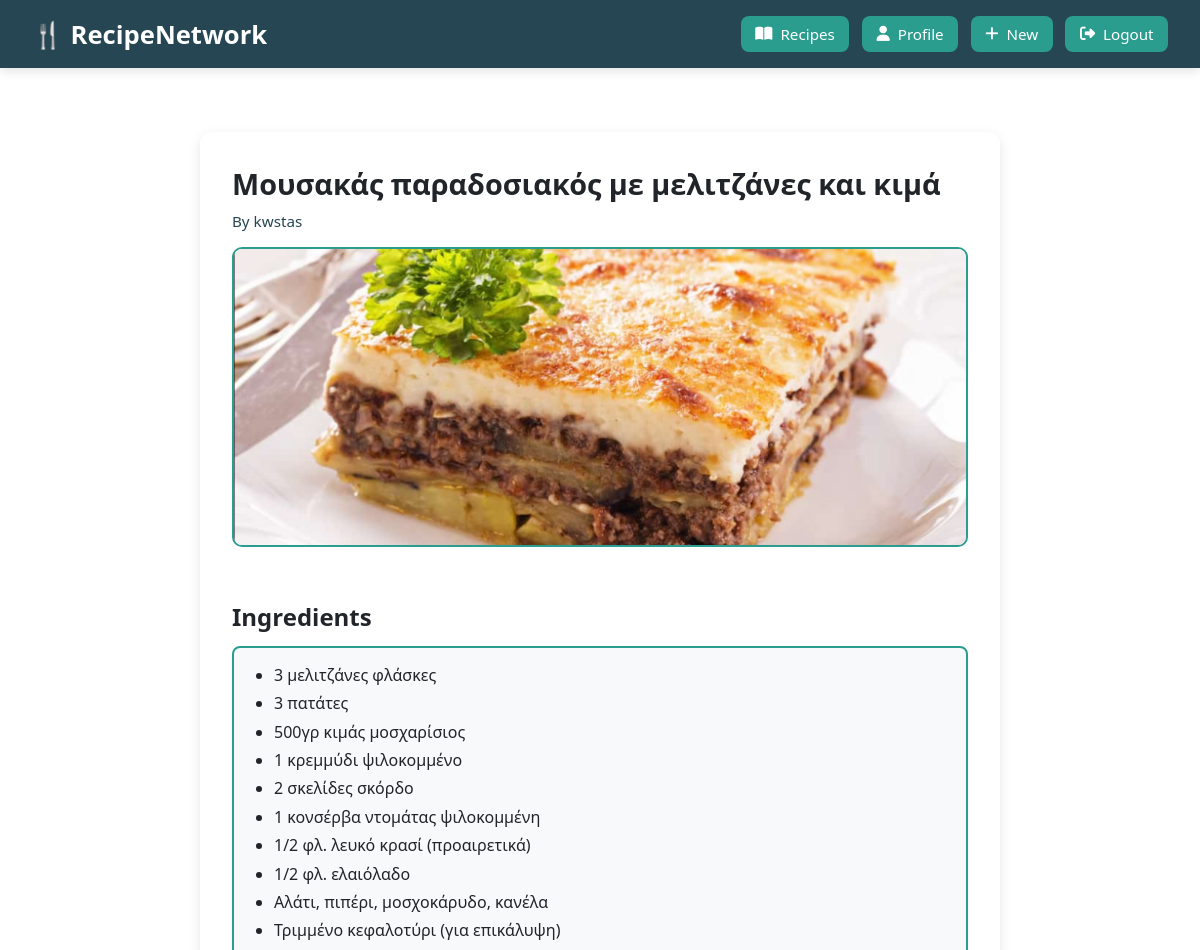
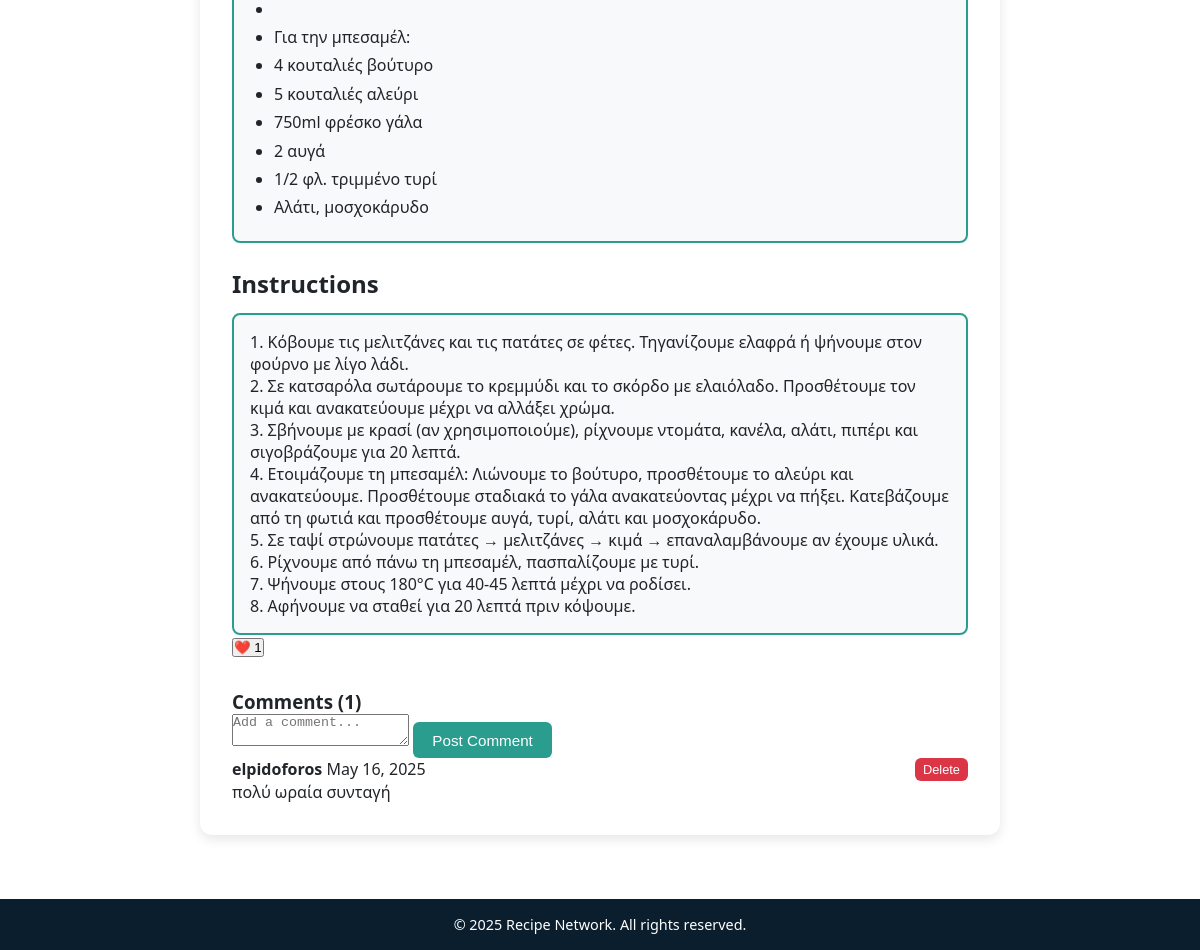
Page /recipe.php?id=11 (signed in) on the committed database (2 pictures, top to bottom).
### tables this page shows
CREATE TABLE `recipes` (
  `id` int(11) NOT NULL AUTO_INCREMENT,
  `user_id` int(11) NOT NULL,
  `title` varchar(100) NOT NULL,
  `ingredients` text NOT NULL,
  `instructions` text NOT NULL,
  `image_path` varchar(255) DEFAULT NULL,
  `created_at` timestamp NOT NULL DEFAULT current_timestamp(),
  PRIMARY KEY (`id`),
  KEY `user_id` (`user_id`),
  CONSTRAINT `recipes_ibfk_1` FOREIGN KEY (`user_id`) REFERENCES `users` (`id`) ON DELETE CASCADE
);

CREATE TABLE `users` (
  `id` int(11) NOT NULL AUTO_INCREMENT,
  `username` varchar(50) NOT NULL,
  `email` varchar(100) NOT NULL,
  `password` varchar(255) NOT NULL,
  `bio` text DEFAULT NULL,
  `created_at` timestamp NOT NULL DEFAULT current_timestamp(),
  PRIMARY KEY (`id`),
  UNIQUE KEY `username` (`username`),
  UNIQUE KEY `email` (`email`)
);

CREATE TABLE `comments` (
  `id` int(11) NOT NULL AUTO_INCREMENT,
  `user_id` int(11) NOT NULL,
  `recipe_id` int(11) NOT NULL,
  `text` text NOT NULL,
  `created_at` timestamp NOT NULL DEFAULT current_timestamp(),
  PRIMARY KEY (`id`),
  KEY `user_id` (`user_id`),
  KEY `recipe_id` (`recipe_id`),
  CONSTRAINT `comments_ibfk_1` FOREIGN KEY (`user_id`) REFERENCES `users` (`id`) ON DELETE CASCADE,
  CONSTRAINT `comments_ibfk_2` FOREIGN KEY (`recipe_id`) REFERENCES `recipes` (`id`) ON DELETE CASCADE
);

### includes/auth.php (called while the page is built, shortened)
<?php
function is_logged_in() {
    return isset($_SESSION['user_id']);
}

### Recipe.php (the view, shortened to what this page needs)
<?php
require_once 'includes/auth.php';
$recipe_id = filter_input(INPUT_GET, 'id', FILTER_VALIDATE_INT);
$stmt = $pdo->prepare("SELECT recipes.*, users.username FROM recipes JOIN users ON recipes.user_id = users.id WHERE recipes.id = ?");
$stmt->execute([$recipe_id]);
$recipe = $stmt->fetch();
$stmt = $pdo->prepare("SELECT comments.*, users.username FROM comments JOIN users ON comments.user_id = users.id WHERE recipe_id = ? ORDER BY created_at DESC");
$stmt->execute([$recipe_id]);
$comments = $stmt->fetchAll();
$stmt = $pdo->prepare("SELECT COUNT(*) FROM likes WHERE recipe_id = ?");
$stmt->execute([$recipe_id]);
$like_count = $stmt->fetchColumn();
$is_liked = false;
if (is_logged_in()) {
    $stmt = $pdo->prepare("SELECT 1 FROM likes WHERE user_id = ? AND recipe_id = ?");
    $stmt->execute([$_SESSION['user_id'], $recipe_id]);
    $is_liked = $stmt->fetchColumn();
}
require_once 'includes/header.php';
?>
<div class="recipe-container" data-recipe-id="<?= $recipe_id ?>">
    <h1><?= htmlspecialchars($recipe['title']) ?></h1>
    <p class="author">By <?= htmlspecialchars($recipe['username']) ?></p>
    <?php if ($recipe['image_path']): ?>
        <img src="<?= htmlspecialchars($recipe['image_path']) ?>" class="recipe-image">
    <?php endif; ?>
    <div class="recipe-section">
        <h2>Ingredients</h2>
        <div class="recipe-box">
            <ul>
                <?php foreach (explode("\n", $recipe['ingredients']) as $line): ?>
                    <li><?= htmlspecialchars(trim($line)) ?></li>
                <?php endforeach; ?>
            </ul>
        </div>
    </div>
    <div class="recipe-section">
        <h2>Instructions</h2>
        <div class="recipe-box instructions-box">
            <?= nl2br(htmlspecialchars($recipe['instructions'])) ?>
        </div>
    </div>
    <div class="interaction-section">
        <div class="like-section">
            <?php if (is_logged_in()): ?>
                <button class="like-btn <?= $is_liked ? 'liked' : '' ?>" data-recipe-id="<?= $recipe_id ?>">
                    ❤️ <?= $like_count ?>
                </button>
            <?php endif; ?>
        </div>
        <div class="comments-section">
            <h3>Comments (<?= count($comments) ?>)</h3>
            <?php if (is_logged_in()): ?>
                <form class="comment-form" method="POST">
                    <textarea name="comment" placeholder="Add a comment..." required></textarea>
                    <button type="submit" class="btn">Post Comment</button>
                </form>
            <?php else: ?>
                <div class="visitor-notice">
                    <p><a href="login.php">Login</a> to post a comment</p>
                </div>
            <?php endif; ?>
            <div class="comments-list">
                <?php foreach ($comments as $comment): ?>
                    <div class="comment" data-comment-id="<?= $comment['id'] ?>">
                        <div class="comment-header" style="display:flex; justify-content:space-between;">
                            <div>
                                <strong><?= htmlspecialchars($comment['username']) ?></strong>
                                <span><?= date('M j, Y', strtotime($comment['created_at'])) ?></span>
                            </div>
                            <?php if ($comment['user_id'] == ($_SESSION['user_id'] ?? 0)): ?>
                                <button class="delete-comment-btn btn" style="background-color:#dc3545; font-size:0.8rem; padding:4px 8px;">Delete</button>
                            <?php endif; ?>
                        </div>
                        <p><?= nl2br(htmlspecialchars($comment['text'])) ?></p>
                    </div>
                <?php endforeach; ?>
            </div>
        </div>
    </div>
</div>
<?php require_once 'includes/footer.php'; ?>

### assets/css/style.css (style rules this page uses)
:root { --primary: #2A9D8F; --secondary: #264653; --accent: #E9C46A; --light: #f8f9fa; --dark: #212529; }
* { margin: 0; padding: 0; box-sizing: border-box; }
html, body { height: 100%; }
body { font-family: 'Segoe UI', system-ui, sans-serif; background: url('../image/background.png') no-repeat center center fixed; background-size: cover; color: var(--dark); display: flex; flex-direction: column; min-height: 100vh; }
.recipe-image { width: 100%; height: 250px; object-fit: cover; background: #f1f1f1; border: 2px solid var(--primary); border-radius: 8px; }
.btn { background: var(--primary); color: white; padding: 0.6rem 1.2rem; border: none; border-radius: 6px; cursor: pointer; text-decoration: none; display: inline-block; font-size: 0.95rem; }
.recipe-container { max-width: 800px; margin: 2rem auto; background-color: white; padding: 2rem; border-radius: 12px; box-shadow: 0 4px 12px rgba(0, 0, 0, 0.1); }
.recipe-container h1 { font-size: 1.8rem; margin-bottom: 0.5rem; }
.recipe-container .author { font-size: 0.95rem; color: var(--secondary); margin-bottom: 1rem; }
.recipe-container .recipe-image { width: 100%; height: 300px; object-fit: cover; border: 2px solid var(--primary); border-radius: 10px; margin-bottom: 1.5rem; }
.recipe-section h2 { margin-top: 1.5rem; margin-bottom: 0.8rem; }
.recipe-box { padding: 1rem; border: 2px solid var(--primary); background-color: var(--light); border-radius: 8px; overflow-wrap: break-word; word-wrap: break-word; word-break: break-word; }
.recipe-box ul { list-style-type: disc; padding-left: 1.5rem; }
.recipe-box li { margin-bottom: 0.4rem; }
.instructions-box { max-height: 400px; overflow-y: auto; }
.comments-section { margin-top: 2rem; }

### rows in the picture
recipes: title "Μουσακάς παραδοσιακός με μελιτζάνες και κιμά", user.username "kwstas", image_path (picture), ingredients "3 μελιτζάνες φλάσκες", ingredients "3 πατάτες", ingredients "500γρ κιμάς μοσχαρίσιος", ingredients "1 κρεμμύδι ψιλοκομμένο", ingredients "2 σκελίδες σκόρδο", ingredients "1 κονσέρβα ντομάτας ψιλοκομμένη", ingredients "1/2 φλ. λευκό κρασί (προαιρετικά)", ingredients "1/2 φλ. ελαιόλαδο", ingredients "Αλάτι, πιπέρι, μοσχοκάρυδο, κανέλα", ingredients "Τριμμένο κεφαλοτύρι (για επικάλυψη)", ingredients "Για την μπεσαμέλ:", ingredients "4 κουταλιές βούτυρο", ingredients "5 κουταλιές αλεύρι", ingredients "750ml φρέσκο γάλα", ingredients "2 αυγά", ingredients "1/2 φλ. τριμμένο τυρί", ingredients "Αλάτι, μοσχοκάρυδο", instructions "1. Κόβουμε τις μελιτζάνες και τις πατάτες σε φέτες. Τηγανίζουμε ελαφρά ή ψήνουμε στον φούρνο με λίγο λάδι. 2. Σε κατσαρόλα σωτάρουμε το κρεμμύδι και το σκόρδο με ελαιόλαδο. Προσθέτουμε τον κιμά και ανακατεύουμε μέχρι να αλλάξει χρώμα. 3. Σβήνουμε με κρασί (αν χρησιμοποιούμε), ρίχνουμε ντομάτα, κανέλα, αλάτι, πιπέρι και σιγοβράζουμε για 20 λεπτά. 4. Ετοιμάζουμε τη μπεσαμέλ: Λιώνουμε το βούτυρο, προσθέτουμε το αλεύρι και ανακατεύουμε. Προσθέτουμε σταδιακά το γάλα ανακατεύοντας μέχρι να πήξει. Κατεβάζουμε από τη φωτιά και προσθέτουμε αυγά, τυρί, αλάτι και μοσχοκάρυδο. 5. Σε ταψί στρώνουμε πατάτες → μελιτζάνες → κιμά → επαναλαμβάνουμε αν έχουμε υλικά. 6. Ρίχνουμε από πάνω τη μπεσαμέλ,…"
comments: user.username "elpidoforos", created_at "May 16, 2025", shows "Delete", text "πολύ ωραία συνταγή"

### other values in the picture
$like_count "1"
count($comments) "1"
